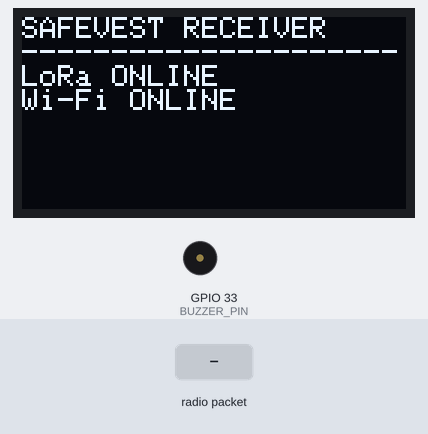
Recording of a sketch running on a simulated ESP32. Parts: 128×64 one-colour display, buzzer (waves = sounding, pin HIGH). The inputs (shaded band) are chosen by the test bench. WiFi joins after 1.5 s; servers stay silent unless stated; uploads are accepted with an empty reply; no radio packets arrive unless stated; what the sketch prints to the serial monitor is not drawn.

Above: at 2.9 s.
3.0 s: radio packet "EMERGENCY" arrives
At 3.9 s:
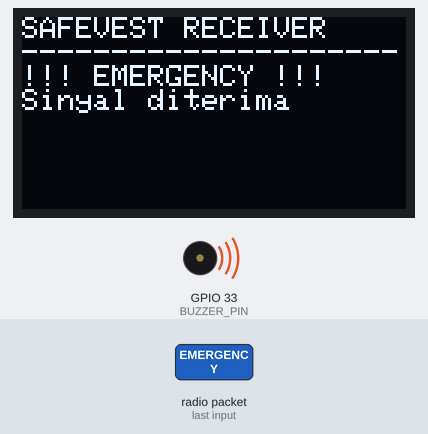
4.5 s: radio packet "DATA," arrives
At 5.0 s:
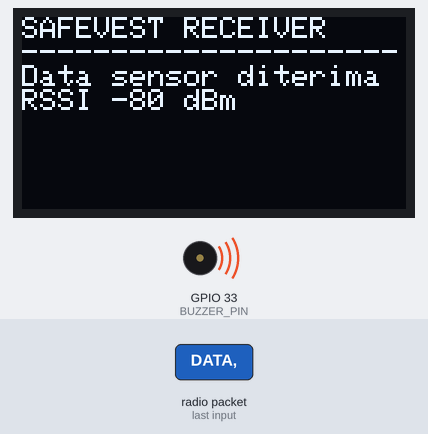
At 9.1 s:
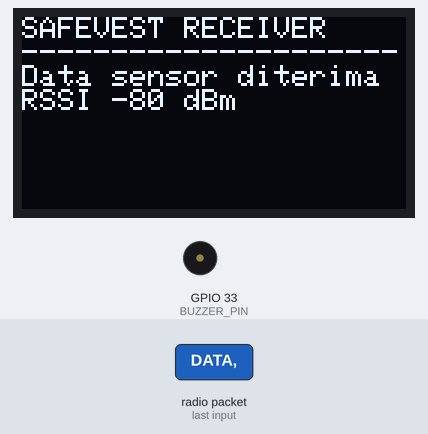
Timing chart, 0 to 10.6 s (numbered marks = the images above; inputs shaded):
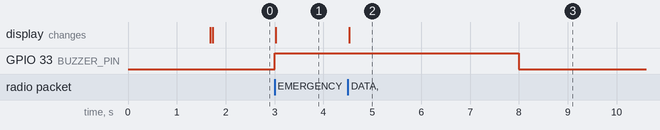

Measured:
- after the input at 3.0 s, GPIO 33 (BUZZER_PIN): LOW → HIGH at once; the display: changes at once (image 1)
- after the input at 4.5 s, the display: changes at once (image 2)

The sketch:

ESP32_LoRa_Receiver_WiFi.ino
```cpp
#include <WiFi.h>
#include <HTTPClient.h>
#include <SPI.h>
#include <LoRa.h>
#include <Wire.h>
#include <Adafruit_GFX.h>
#include <Adafruit_SSD1306.h>

// Isi dengan Wi-Fi yang sama dengan laptop tempat Node.js berjalan.
const char* WIFI_SSID = "NAMA_WIFI";
const char* WIFI_PASSWORD = "PASSWORD_WIFI";
// Ganti alamat ini dengan IPv4 laptop, misalnya http://192.168.1.10:3000/api/data
const char* SERVER_URL = "http://192.168.1.10:3000/api/data";

#define LORA_SCK 18
#define LORA_MISO 19
#define LORA_MOSI 23
#define LORA_SS 5
#define LORA_RST 14
#define LORA_DIO0 26
#define LORA_BAND 433E6
#define BUZZER_PIN 33
#define SCREEN_WIDTH 128
#define SCREEN_HEIGHT 64
#define OLED_RESET -1
Adafruit_SSD1306 display(SCREEN_WIDTH, SCREEN_HEIGHT, &Wire, OLED_RESET);
unsigned long buzzerOffAt = 0;
unsigned long lastWiFiAttempt = 0;

void connectWiFi() {
  WiFi.mode(WIFI_STA);
  WiFi.begin(WIFI_SSID, WIFI_PASSWORD);
  Serial.print("Menghubungkan Wi-Fi");
  unsigned long start = millis();
  while (WiFi.status() != WL_CONNECTED && millis() - start < 15000) { delay(400); Serial.print('.'); }
  Serial.println();
  if (WiFi.status() == WL_CONNECTED) {
    Serial.print("Wi-Fi OK, IP receiver: "); Serial.println(WiFi.localIP());
    showMessage("Wi-Fi ONLINE", WiFi.localIP().toString());
  } else { Serial.println("Wi-Fi belum terhubung; LoRa tetap berjalan."); showMessage("Wi-Fi OFFLINE", "Coba sambung ulang"); }
}

void showMessage(String line1, String line2) {
  if (!display.width()) return;
  display.clearDisplay(); display.setTextSize(1); display.setTextColor(SSD1306_WHITE);
  display.setCursor(0, 0); display.println("SAFEVEST RECEIVER"); display.println("---------------------");
  display.println(line1); display.println(line2); display.display();
}

bool postPacket(String payload, long rssi, float snr) {
  if (WiFi.status() != WL_CONNECTED) return false;
  HTTPClient http;
  http.setTimeout(2500);
  http.begin(SERVER_URL);
  http.addHeader("Content-Type", "application/json");
  String json = "{\"payload\":\"" + payload + "\",\"rssi\":" + String(rssi) + ",\"snr\":" + String(snr, 1) + "}";
  int code = http.POST(json);
  String response = code > 0 ? http.getString() : "";
  Serial.printf("HTTP POST: %d %s\n", code, response.c_str());
  http.end();
  return code >= 200 && code < 300;
}

void setup() {
  Serial.begin(115200);
  pinMode(BUZZER_PIN, OUTPUT); digitalWrite(BUZZER_PIN, LOW);
  Wire.begin();
  if (display.begin(SSD1306_SWITCHCAPVCC, 0x3C)) showMessage("Memulai...", "LoRa + Wi-Fi");
  connectWiFi();
  SPI.begin(LORA_SCK, LORA_MISO, LORA_MOSI, LORA_SS);
  LoRa.setPins(LORA_SS, LORA_RST, LORA_DIO0);
  if (!LoRa.begin(LORA_BAND)) { Serial.println("LoRa gagal dimulai!"); showMessage("ERROR", "LoRa init gagal"); while (true) delay(1000); }
  Serial.println("LoRa receiver siap pada 433 MHz."); showMessage("LoRa ONLINE", WiFi.status() == WL_CONNECTED ? "Wi-Fi ONLINE" : "Wi-Fi OFFLINE");
}

void loop() {
  if (WiFi.status() != WL_CONNECTED && millis() - lastWiFiAttempt > 10000) { lastWiFiAttempt = millis(); WiFi.disconnect(); WiFi.begin(WIFI_SSID, WIFI_PASSWORD); }
  if (buzzerOffAt && millis() >= buzzerOffAt) { digitalWrite(BUZZER_PIN, LOW); buzzerOffAt = 0; }
  int packetSize = LoRa.parsePacket();
  if (!packetSize) return;
  String payload;
  while (LoRa.available()) payload += (char)LoRa.read();
  long rssi = LoRa.packetRssi(); float snr = LoRa.packetSnr();
  payload.trim();
  Serial.printf("LoRa RX: %s | RSSI %ld dBm | SNR %.1f\n", payload.c_str(), rssi, snr);
  if (payload == "EMERGENCY") {
    digitalWrite(BUZZER_PIN, HIGH); buzzerOffAt = millis() + 5000;
    showMessage("!!! EMERGENCY !!!", "Sinyal diterima");
  } else if (payload.startsWith("DATA,")) {
    showMessage("Data sensor diterima", "RSSI " + String(rssi) + " dBm");
  } else {
    Serial.println("Format paket tidak dikenal; tidak diteruskan.");
    return;
  }
  if (!postPacket(payload, rssi, snr)) Serial.println("Gagal meneruskan ke backend. Periksa Wi-Fi, IP laptop, firewall, dan server Node.js.");
}
```
